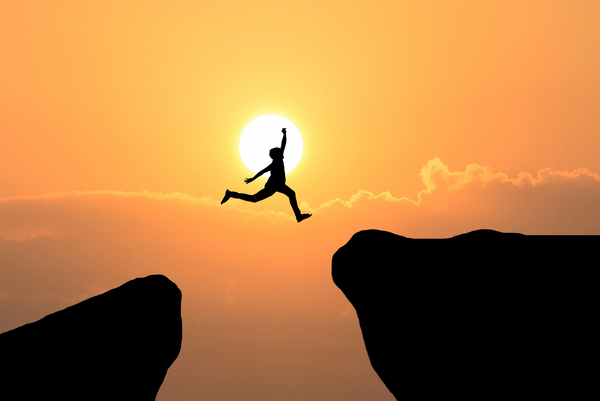
#> input picture PBL/I1.jpg, 600 x 401 px, found by its file name
$ python PRA4.py   (older library calls are emulated)
#> lines starting #> are read from the running program, lines starting #| are printed output that depends on the picture; after the words box and inside, x2 and y2 are one past the last pixel; in counts of white or black regions, pixels touching at a corner belong together
# [138 lines of commented-out code are left out]

import cv2

# Read image
image = cv2.imread("I1.jpg")
#> image is the input picture: shape (401, 600, 3); mean B, G, R 65.4, 122.9, 176.9

# Check image
if image is None:
    print("Image not found!")
    exit()

# Convert to grayscale
gray = cv2.cvtColor(image, cv2.COLOR_BGR2GRAY)
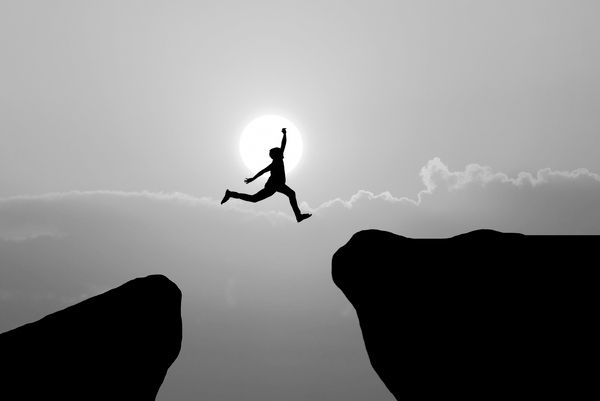
#> gray: shape (401, 600); min 0, max 255, mean 132.5

# Thresholding
_, thresh1 = cv2.threshold(gray, 120, 255, cv2.THRESH_BINARY)
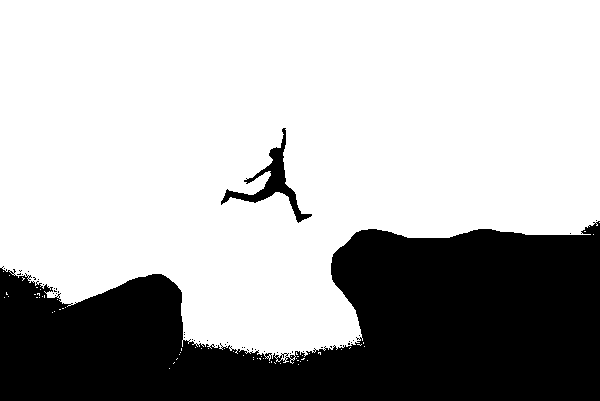
#> thresh1: shape (401, 600); 69.5% white; 47 black regions (45 under 20 px), largest, box (x1, y1, x2, y2) and area: (0, 221, 600, 401) 71807, (221, 128, 312, 223) 1544
_, thresh2 = cv2.threshold(gray, 120, 255, cv2.THRESH_BINARY_INV)
_, thresh3 = cv2.threshold(gray, 120, 255, cv2.THRESH_TRUNC)
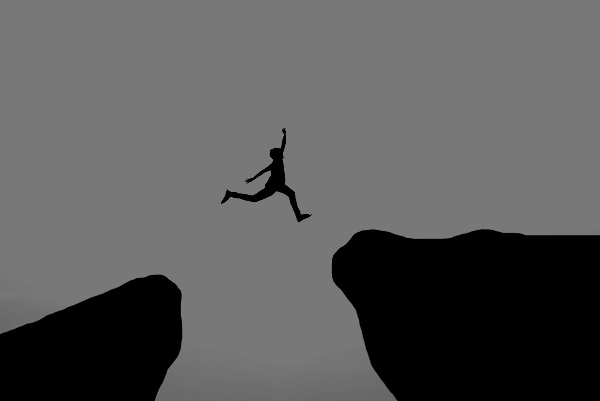
#> thresh3: shape (401, 600); min 0, max 120, mean 90
_, thresh4 = cv2.threshold(gray, 120, 255, cv2.THRESH_TOZERO)
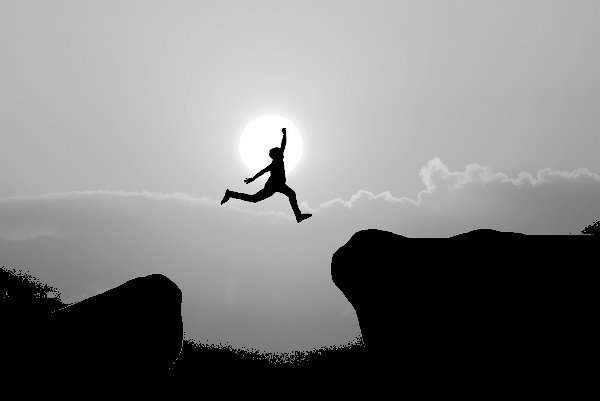
#> thresh4: shape (401, 600); min 0, max 255, mean 125.9
_, thresh5 = cv2.threshold(gray, 120, 255, cv2.THRESH_TOZERO_INV)
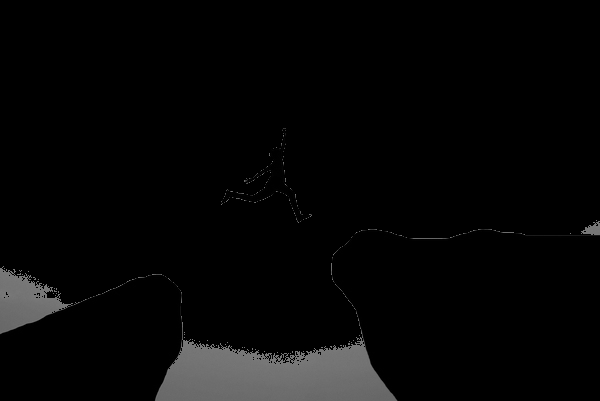
#> thresh5: shape (401, 600); min 0, max 120, mean 6.6

# Display images
cv2.imshow("Original", gray)
cv2.imshow("Binary", thresh1)
cv2.imshow("Binary Inv", thresh2)
cv2.imshow("Truncate", thresh3)
cv2.imshow("To Zero", thresh4)
cv2.imshow("To Zero Inv", thresh5)

cv2.waitKey(0)
cv2.destroyAllWindows()
